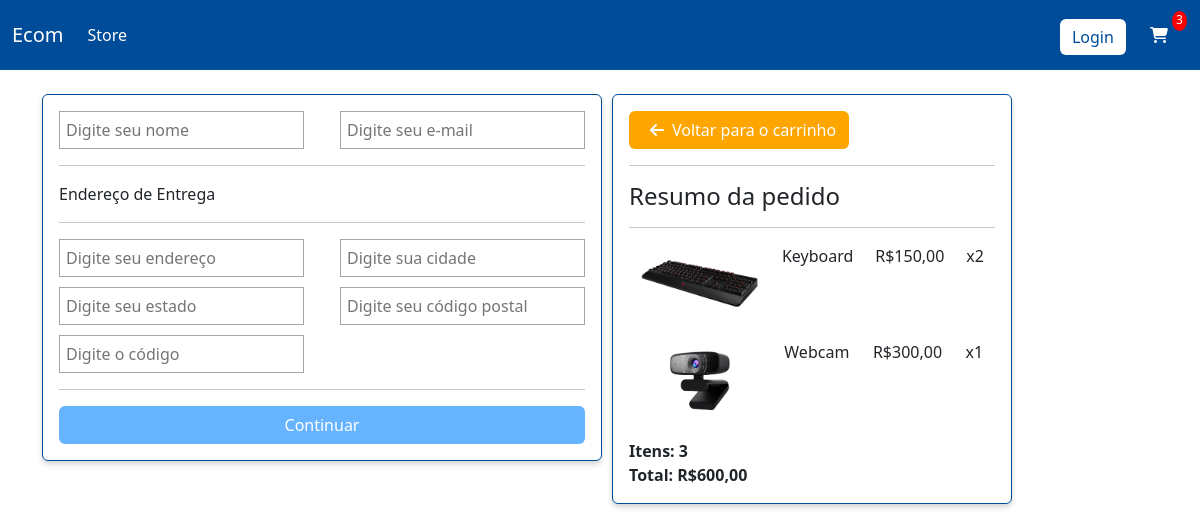
/checkout/ (signed in), run on an earlier commit of the app's database.
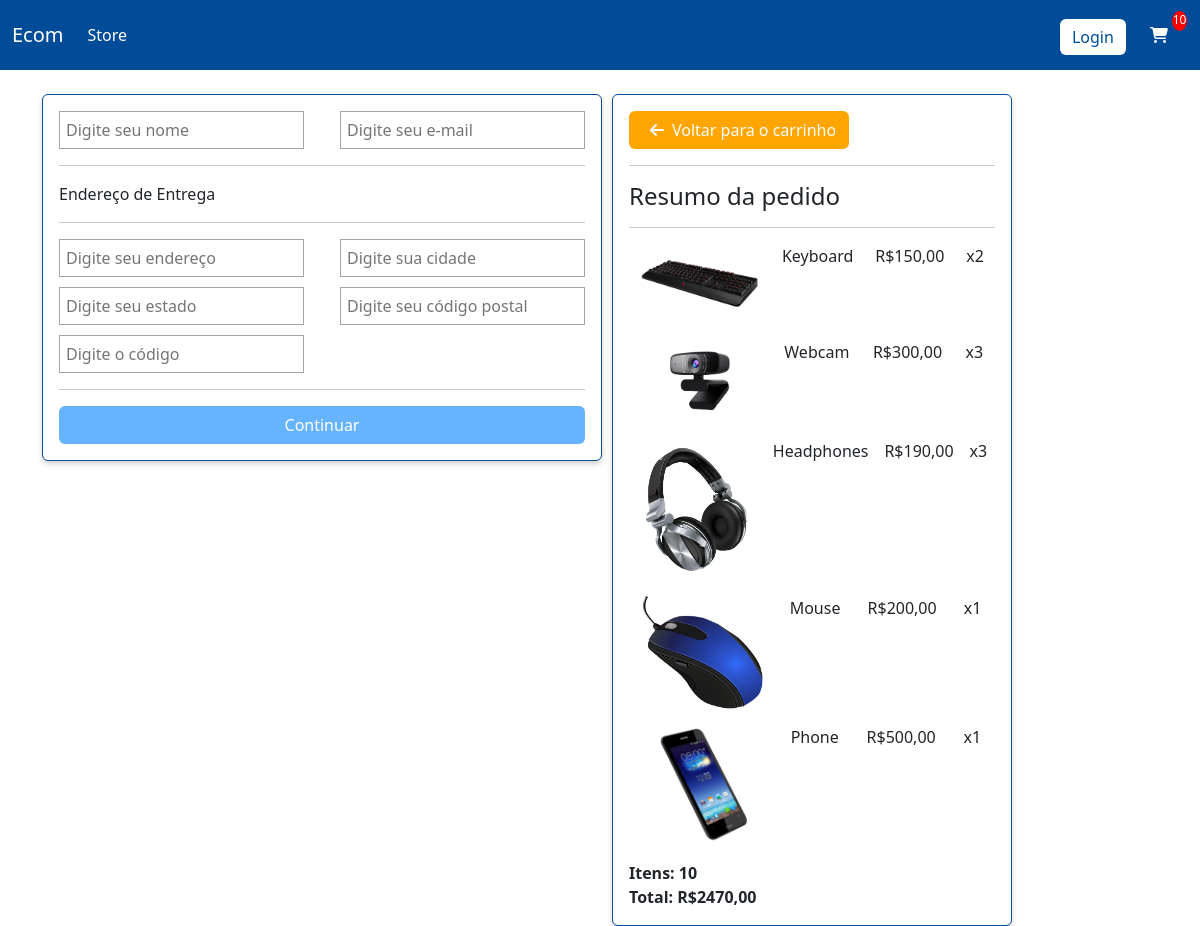
And on a later commit of the database.
### store/models.py (models this page shows, shortened)
class ItemPedido(models.Model):
    produto = models.ForeignKey(Produto, on_delete=models.SET_NULL, blank=True, null=True)
    pedido = models.ForeignKey(Pedido, on_delete=models.SET_NULL, blank=True, null=True)
    quantidade = models.IntegerField(default=0, null=True, blank=False)
    data_add = models.DateTimeField(auto_now_add=True)
    @property
    def valor_total(self):
        total = self.produto.preco * self.quantidade
        return total

class Produto(models.Model):
    nome = models.CharField(max_length=200, null=True)
    preco = models.FloatField()
    digital = models.BooleanField(default=False, null=True, blank=False)
    imagem = models.ImageField(null=True, blank=True)
    @property
    def imagemURL(self):
        try:
            url = self.imagem.url
        except:
            url = ''
        return url

class Pedido(models.Model):
    cliente = models.ForeignKey(Cliente, on_delete=models.SET_NULL, blank=True, null=True)
    data = models.DateTimeField(auto_now_add=True)
    completo = models.BooleanField(default=False, null=True, blank=False)
    transacao_id = models.CharField(max_length=200, null=True)
    @property
    def valor_total_carrinho(self):
        itempedido = self.itempedido_set.all()
        total = sum([item.valor_total for item in itempedido])
        return total
    @property
    def valor_total_itens(self):
        itempedido = self.itempedido_set.all()
        total = sum([item.quantidade for item in itempedido])
        return total

### store/views.py (the view)
# urls.py: path('checkout/', views.checkout, name='checkout'),
def checkout(request):
    if request.user.is_authenticated:
        cliente = request.user.cliente
        pedido, created = Pedido.objects.get_or_create(cliente=cliente, completo=False)
        itens = pedido.itempedido_set.all()
        itensCarrinho = pedido.valor_total_itens
    else:
        itens = []
        itensCarrinho = pedido['valor_total_itens']
        pedido = {'valor_total_itens': 0, 'valor_total_carrinho':0}
    context = {'itens': itens, 'pedido': pedido, 'itensCarrinho':itensCarrinho}
    return render(request, 'store/checkout.html', context)

### store/templates/store/checkout.html (shortened to what this page needs)
{% extends 'store/main.html' %}
{% load static %}
{% block content %}
<div class="row">
    <div class="col-lg-6">
        <div class="card" style="width: 35rem;">
            <div class="card-body">
                <form action="" id="form">
                    <div class="info-user">
                        <div>
                            <input required type="text" name="name" id="name" placeholder="Digite seu nome">
                        </div>
                        <div>
                            <input required type="email" name="email" id="email" placeholder="Digite seu e-mail">
                        </div>
                    </div>
                    <div id="shipping-info">
                        <hr>
                        <p>Endereço de Entrega</p>
                        <hr>
                        <div class="info-user" id="info-user-center" >
                            <div>
                                <input type="text" name="address" id="address" placeholder="Digite seu endereço">
                            </div>
                            <div>
                                <input type="text" name="city" id="city" placeholder="Digite sua cidade">
                            </div>
                        </div>
                        <div class="info-user">
                            <div>
                                <input type="text" name="state" id="state" placeholder="Digite seu estado">
                            </div>
                            <div>
                                <input type="text" name="zipcode" id="zipcode" placeholder="Digite seu código postal">
                            </div>
                        </div>
                        <div>
                            <input type="text" name="country" id="coutry" placeholder="Digite o código">
                        </div>
                    </div>
                    <hr>
                    <input type="submit" name="continue" id="continue" class="btn btn-block w-100" value="Continuar">
                </form>
            </div>
        </div>
    </div>
    <div class="col-lg-6">
        <div class="card" style="width: 25rem;">
            <div class="card-body">
                <a class="btn btn-back-car" href="{% url 'cart' %}"><i class="fa-solid fa-arrow-left mx-2"></i>Voltar para o carrinho</a>
                <hr>
                <h4 class="card-title">Resumo da pedido</h4>
                <hr>
                {% for item in itens %}
                    <div class="info3 mb-3">
                        <div>
                            <img class="row-img" src="{{ item.produto.imagemURL }}" alt="">
                        </div>
                        <div>
                            <p>{{ item.produto.nome }}</p>
                        </div>
                        <div>
                            <p>R${{ item.produto.preco|floatformat:2 }}</p>
                        </div>
                        <div>
                            <p>x{{ item.quantidade }}</p>
                        </div>
                    </div>
                {% endfor %}
                <div class="info4">
                    <div>Itens: {{ pedido.valor_total_itens }}</div>
                    <div>Total: R${{ pedido.valor_total_carrinho|floatformat:2 }}</div>
                </div>
            </div>
        </div>
    </div>
</div>
{% endblock %}

What changed in the data, as far as the page shows it:
changed ItemPedido "Webcam": quantidade "1" → "3"
added ItemPedido: produto.imagemURL (picture), produto.nome "Headphones", produto.preco "190,00", quantidade "3"
added ItemPedido: produto.imagemURL (picture), produto.nome "Mouse", produto.preco "200,00", quantidade "1"
added ItemPedido: produto.imagemURL (picture), produto.nome "Phone", produto.preco "500,00", quantidade "1"
changed through a linked row, Pedido: valor_total_itens "3" → "10"; valor_total_carrinho "600,00" → "2470,00"
Also different on the page:
{{ itensCarrinho }}: "3" → "10"
